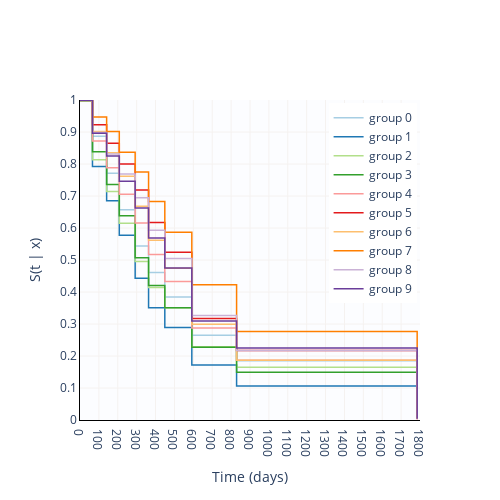

This figure's notebook cell:
### Code cell
fig

### Figure 1 — Plotly figure (JSON) as saved in the notebook; plotly's stock layout.template omitted (floating-point values rounded to 4 significant figures)
{"data": [{"line": {"color": "rgb(166,206,227)", "shape": "hv", "width": 1.5}, "mode": "lines", "name": "group 0", "type": "scatter", "x": [0, 66, 141, 208, 292, 363, 449, 592, 829, 1785], "y": [0.9983, 0.8867, 0.7714, 0.6568, 0.5435, 0.461, 0.3846, 0.2649, 0.1852, 0.00411]}, {"line": {"color": "rgb(31,120,180)", "shape": "hv", "width": 1.5}, "mode": "lines", "name": "group 1", "type": "scatter", "x": [0, 66, 141, 208, 292, 363, 449, 592, 829, 1785], "y": [0.9975, 0.7922, 0.6848, 0.5773, 0.443, 0.351, 0.2893, 0.1718, 0.1059, 0.003372]}, {"line": {"color": "rgb(178,223,138)", "shape": "hv", "width": 1.5}, "mode": "lines", "name": "group 2", "type": "scatter", "x": [0, 66, 141, 208, 292, 363, 449, 592, 829, 1785], "y": [0.9981, 0.8137, 0.7138, 0.6146, 0.4954, 0.4141, 0.3506, 0.229, 0.165, 0.003947]}, {"line": {"color": "rgb(51,160,44)", "shape": "hv", "width": 1.5}, "mode": "lines", "name": "group 3", "type": "scatter", "x": [0, 66, 141, 208, 292, 363, 449, 592, 829, 1785], "y": [0.998, 0.8384, 0.7356, 0.6386, 0.5069, 0.4207, 0.351, 0.2275, 0.1493, 0.003954]}, {"line": {"color": "rgb(251,154,153)", "shape": "hv", "width": 1.5}, "mode": "lines", "name": "group 4", "type": "scatter", "x": [0, 66, 141, 208, 292, 363, 449, 592, 829, 1785], "y": [0.9983, 0.8717, 0.7886, 0.7053, 0.6154, 0.5174, 0.4329, 0.2874, 0.1866, 0.003911]}, {"line": {"color": "rgb(227,26,28)", "shape": "hv", "width": 1.5}, "mode": "lines", "name": "group 5", "type": "scatter", "x": [0, 66, 141, 208, 292, 363, 449, 592, 829, 1785], "y": [0.9992, 0.923, 0.8646, 0.7998, 0.7191, 0.6176, 0.5243, 0.3171, 0.2174, 0.002418]}, {"line": {"color": "rgb(253,191,111)", "shape": "hv", "width": 1.5}, "mode": "lines", "name": "group 6", "type": "scatter", "x": [0, 66, 141, 208, 292, 363, 449, 592, 829, 1785], "y": [0.9988, 0.9019, 0.8351, 0.762, 0.6681, 0.562, 0.4744, 0.2991, 0.187, 0.003909]}, {"line": {"color": "rgb(255,127,0)", "shape": "hv", "width": 1.5}, "mode": "lines", "name": "group 7", "type": "scatter", "x": [0, 66, 141, 208, 292, 363, 449, 592, 829, 1785], "y": [0.999, 0.9472, 0.9015, 0.8364, 0.7754, 0.6827, 0.5865, 0.4229, 0.2769, 0.002857]}, {"line": {"color": "rgb(202,178,214)", "shape": "hv", "width": 1.5}, "mode": "lines", "name": "group 8", "type": "scatter", "x": [0, 66, 141, 208, 292, 363, 449, 592, 829, 1785], "y": [0.9989, 0.8986, 0.8313, 0.7684, 0.6942, 0.5932, 0.5043, 0.3265, 0.2169, 0.003264]}, {"line": {"color": "rgb(106,61,154)", "shape": "hv", "width": 1.5}, "mode": "lines", "name": "group 9", "type": "scatter", "x": [0, 66, 141, 208, 292, 363, 449, 592, 829, 1785], "y": [0.9989, 0.8957, 0.8249, 0.7464, 0.6623, 0.5684, 0.4753, 0.3096, 0.2249, 0.003614]}], "layout": {"autosize": false, "height": 500, "legend": {"x": 0.99, "xanchor": "right", "y": 0.99, "yanchor": "top"}, "plot_bgcolor": "rgb(252, 253, 255)", "showlegend": true, "width": 500, "xaxis": {"dtick": 100, "gridcolor": "rgb(245, 242, 240)", "linecolor": "black", "range": [0, 1800], "tickmode": "linear", "title": {"text": "Time (days)"}, "type": "linear"}, "yaxis": {"dtick": 0.1, "gridcolor": "rgb(245, 242, 240)", "linecolor": "black", "range": [0, 1], "tickmode": "linear", "title": {"text": "S(t | x)"}, "type": "linear"}}}
